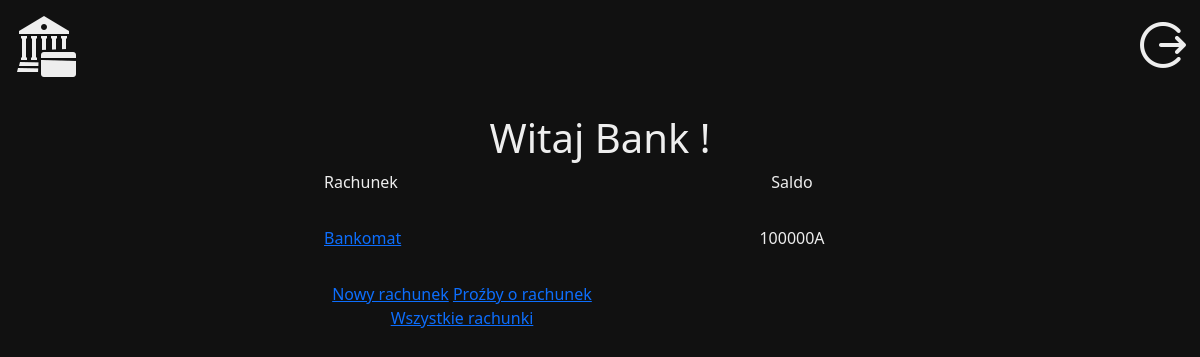
/account/ (signed in), run on an earlier commit of the app's database.
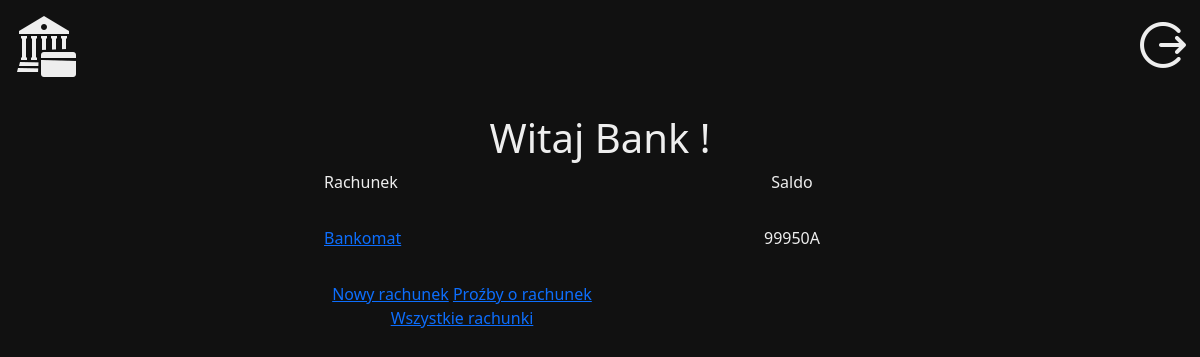
And on a later commit of the database.
### account/models.py (models this page shows)
class Account(models.Model):
    owner = models.CharField(max_length=127)
    name = models.CharField(max_length=127)
    balance = models.IntegerField(default=0)
    active = models.BooleanField(default=False)
    super = models.BooleanField(default=False)

### account/views.py (the view)
# urls.py: path('account/', account_picker_view),
def account_picker_view(req):
    if not req.user.is_authenticated:
        return redirect('/')
    querry = Account.objects.filter(owner = req.user.username, active=True)
    off = Account.objects.filter(owner = req.user.username, active=False)
    data = {
        'user': req.user,
        'name': f'{req.user.first_name} {req.user.last_name}',
        'accs': querry,
        'waiting': off,
        'super': req.user.is_superuser
    }
    return render(req, 'home.html', data)

### templates/home.html (shortened to what this page needs)
{% extends 'base.html' %}
{% block content %}
    <div class="col-12 text-center">
        <h1>Witaj {{ name }}!</h1>
    </div>
   <div class="row tabela text-start">
       <div class="col-8 bolt"><p>Rachunek</p></div>
       <div class="col-4 bolt text-center"><p>Saldo</p></div>
   </div>
   {% for acc in accs %}
   <div class="row tabela mt-3">
       {% if acc.super %}
       <div class="col-8"><a href="{{ acc.id }}" class="super_pickme">{{ acc.name }}</a></div>
       {% else %}
       <div class="col-8"><a href="{{ acc.id }}" class="pickme">{{ acc.name }}</a></div>
       {% endif %}
       <div class="col-4 bolt text-center"><p>{{ acc.balance}}A</p></div>
   </div>
   {% endfor %}
   <div class="col-12 col-sm-6 mt-3 text-center">
       <a href="new/" class="pickme">Nowy rachunek</a>
       {% if super %}
       <a href="accept_account/" class="super_pickme">Proźby o rachunek</a>
       <a href="all_accounts/" class="super_pickme">Wszystkie rachunki</a>
       {% endif %}
   </div>
{% endblock %}

What changed in the data, as far as the page shows it:
changed Account "Bankomat": balance "100000" → "99950"
